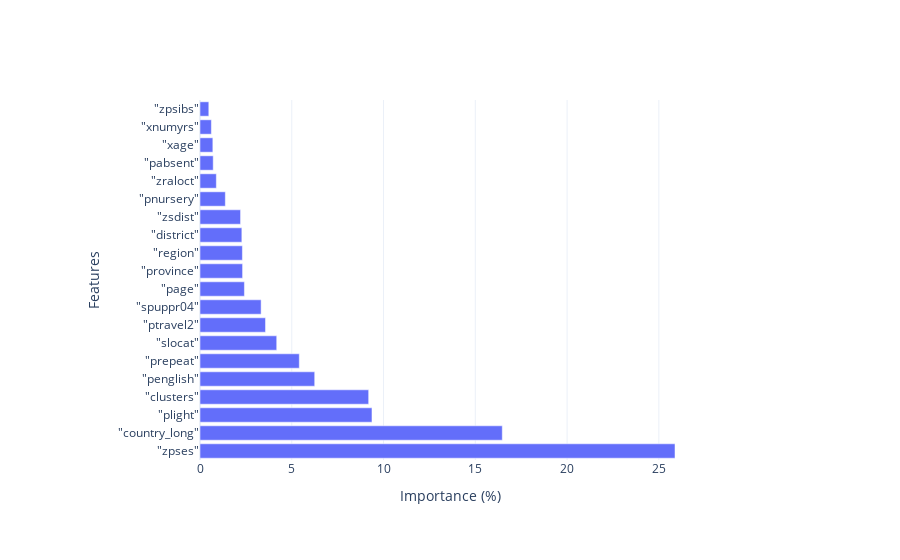

Write notebook code for a chart like this one.
### Markdown cell above
Let's look at the feature importance for each model.

### Code cell
# Setting back to 'Plotly'
vp.set_option("plotting_lib", "plotly")

model_africa_rf_zralocp.features_importance()

### Figure 1 — Plotly figure (JSON) as saved in the notebook; plotly's stock layout.template omitted (floating-point values rounded to 4 significant figures)
{"data": [{"name": "Postive", "orientation": "h", "type": "bar", "x": [0.48, 0.62, 0.7, 0.72, 0.89, 1.38, 2.21, 2.28, 2.31, 2.32, 2.42, 3.33, 3.57, 4.18, 5.41, 6.25, 9.19, 9.37, 16.47, 25.88], "y": ["\"zpsibs\"", "\"xnumyrs\"", "\"xage\"", "\"pabsent\"", "\"zraloct\"", "\"pnursery\"", "\"zsdist\"", "\"district\"", "\"region\"", "\"province\"", "\"page\"", "\"spuppr04\"", "\"ptravel2\"", "\"slocat\"", "\"prepeat\"", "\"penglish\"", "\"clusters\"", "\"plight\"", "\"country_long\"", "\"zpses\""]}], "layout": {"barmode": "stack", "margin": {"b": 100, "l": 200, "r": 200, "t": 100}, "showlegend": false, "xaxis": {"title": {"text": "Importance (%)"}}, "yaxis": {"categoryorder": "total descending", "title": {"text": "Features"}}}}
